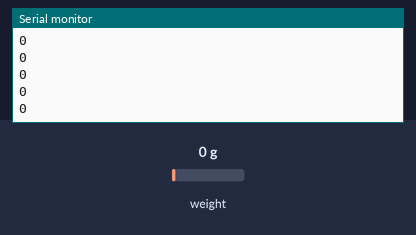
Bench run of a sketch on a simulated ESP32. On the bench: the last lines printed to the serial monitor. The inputs (shaded band) are chosen by the test bench; at power-on: weight on the scale 0 g. No radio packets arrive unless stated.

Above: at 2.2 s.
2.3 s: weight on the scale set to 100 g
At 2.33 s:
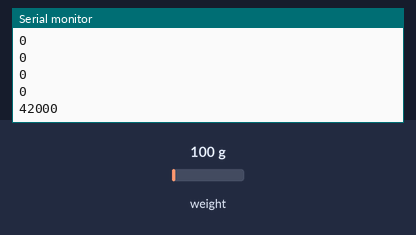
3.8 s: weight on the scale set to 1250 g
At 3.83 s:
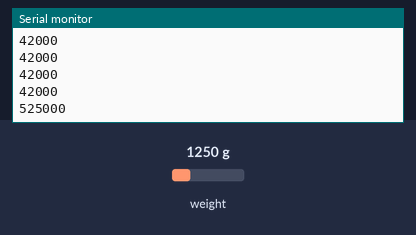
Timing chart, 0 to 6.8 s (numbered marks = the images above; inputs shaded):
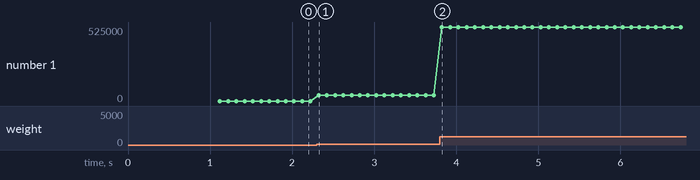

Measured:
- after the input at 2.3 s, the serial monitor: prints a new line at once (image 1)
- after the input at 3.8 s, the serial monitor: prints a new line at once (image 2)
- plotted number 1: 0 → 42000 after the input at 2.3 s, 42000 → 525000 after the input at 3.8 s

The sketch:

Bancada_Empuxo_V0.3.ino
```cpp
#include <HX711.h>
#include <SPI.h>
#include <LoRa.h>

const int PINO_DT = 33;
const int PINO_SCK = 32;
const int LORA_CS = 21;
const int LORA_RST = 14;
const int LORA_DIO0 = 26;
const int FLASH_CS = 13;
const unsigned long INTERVALO_ENVIO_MS = 500;

HX711 celula;
bool loraPronto = false;
unsigned long ultimoEnvio = 0;

void setup() {
  Serial.begin(115200);

  // Mantem a Flash desmarcada no barramento SPI compartilhado.
  digitalWrite(FLASH_CS, HIGH);
  pinMode(FLASH_CS, OUTPUT);

  SPI.begin(18, 19, 23, LORA_CS); // SCK, MISO, MOSI, CS
  LoRa.setPins(LORA_CS, LORA_RST, LORA_DIO0);
  LoRa.setSPIFrequency(1000000);
  loraPronto = LoRa.begin(915E6);

  if (loraPronto) {
    LoRa.setSyncWord(145);
    LoRa.setTxPower(2);
  }
  Serial.println(loraPronto ? "LoRa pronto." : "Falha ao iniciar LoRa.");

  celula.begin(PINO_DT, PINO_SCK);
  Serial.println("Zerando a celula...");
  celula.tare();
  Serial.println("Celula pronta.");
}

void loop() {
  if (celula.is_ready()) {
    long leitura = celula.get_value();
    Serial.println(leitura);

    if (loraPronto && millis() - ultimoEnvio >= INTERVALO_ENVIO_MS) {
      if (LoRa.beginPacket()) {
        LoRa.print(leitura);
        LoRa.endPacket(true); // Continua lendo enquanto o radio transmite.
        ultimoEnvio = millis();
      }
    }
  }
}
```
